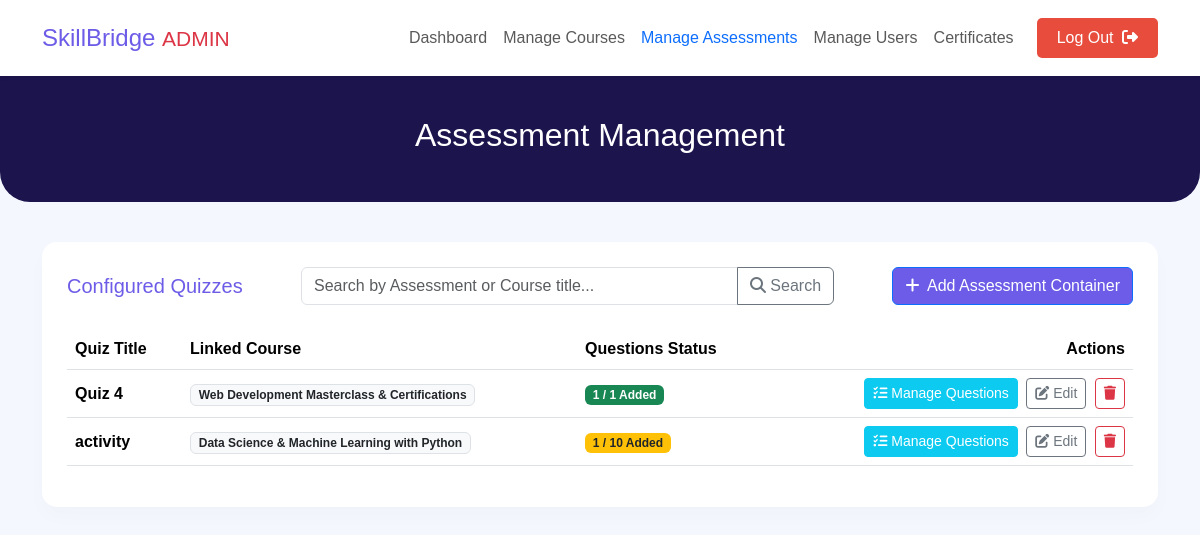
The page /admin/admin-assessments.php (signed in) on the database its author committed.
### tables this page shows
CREATE TABLE `assessments` (
  `id` int(11) NOT NULL,
  `course_id` int(11) NOT NULL,
  `title` varchar(150) NOT NULL,
  `total_questions` int(11) DEFAULT 10,
  `created_at` timestamp NOT NULL DEFAULT current_timestamp()
);

CREATE TABLE `courses` (
  `id` int(11) NOT NULL,
  `title` varchar(150) NOT NULL,
  `lessons` int(11) NOT NULL,
  `category` varchar(50) DEFAULT NULL,
  `created_at` timestamp NOT NULL DEFAULT current_timestamp(),
  `banner_image` varchar(255) DEFAULT NULL
);

### admin/admin-assessments.php (the view, shortened to what this page needs)
<?php
require_once '../db.php';
$search_condition = "";
$assessments_sql = "
    SELECT a.*, c.title AS course_name,
    (SELECT COUNT(id) FROM assessment_questions WHERE assessment_id = a.id) as current_q_count
    FROM assessments a
    JOIN courses c ON a.course_id = c.id
    $search_condition
    ORDER BY a.created_at DESC
";
$assessments = $conn->query($assessments_sql);
?>
<!DOCTYPE html>
<html lang="zxx">
<head>
    <link href="https://cdn.jsdelivr.net/npm/bootstrap@5.3.3/dist/css/bootstrap.min.css" rel="stylesheet">
    <link rel="stylesheet" href="https://cdnjs.cloudflare.com/ajax/libs/font-awesome/6.5.1/css/all.min.css">
</head>
<body>
<header class="header sticky-top shadow-sm">
    <div class="container">
        <nav class="navbar navbar-expand-lg navbar-light p-0">
            <a class="navbar-brand font-weight-bold" href="admin-dashboard.php" style="color:var(--primary-purple); font-size: 24px;">SkillBridge <span class="text-danger small">ADMIN</span></a>
            <div class="collapse navbar-collapse">
                <ul class="navbar-nav ms-auto align-items-center">
                    <li class="nav-item"><a class="nav-link" href="admin-dashboard.php">Dashboard</a></li>
                    <li class="nav-item"><a class="nav-link" href="admin-courses.php">Manage Courses</a></li>
                    <li class="nav-item active"><a class="nav-link text-primary font-weight-bold" href="admin-assessments.php">Manage Assessments</a></li>
                    <li class="nav-item"><a class="nav-link" href="admin-users.php">Manage Users</a></li>
                    <li class="nav-item"><a class="nav-link" href="admin-certificates.php">Certificates</a></li>
                    <li class="nav-item"><a class="nav-link log_out" href="admin-dashboard.php?action=logout">Log Out <i class="fa-solid fa-sign-out-alt ms-1"></i></a></li>
                </ul>
            </div>
        </nav>
    </div>
</header>
<section class="banner-sub text-center"><h2 class="text-white font-weight-bold">Assessment Management</h2></section>
<div class="container pb-5">
    <div class="table-card">
        <div class="d-flex justify-content-between align-items-center mb-4">
            <h5 class="font-weight-bold m-0" style="color: var(--primary-purple);">Configured Quizzes</h5>
            <form method="GET" action="admin-assessments.php" class="d-flex w-50 mx-3">
                <div class="input-group">
                    <input type="text" name="search" class="form-control" placeholder="Search by Assessment or Course title..." value="<?php echo htmlspecialchars(isset($_GET['search']) ? $_GET['search'] : ''); ?>">
                    <button class="btn btn-outline-secondary" type="submit"><i class="fa-solid fa-search"></i> Search</button>
                </div>
            </form>
            <button class="btn btn-primary" style="background-color: var(--primary-purple);" data-bs-toggle="modal" data-bs-target="#addQuizModal">
                <i class="fa-solid fa-plus me-1"></i> Add Assessment Container
            </button>
        </div>
        <div class="table-responsive">
            <table class="table table-hover align-middle">
                <thead><tr><th>Quiz Title</th><th>Linked Course</th><th>Questions Status</th><th class="text-end">Actions</th></tr></thead>
                <tbody>
                    <?php if($assessments->num_rows > 0): ?>
                        <?php while($a = $assessments->fetch_assoc()): ?>
                            <tr>
                                <td><strong><?php echo htmlspecialchars($a['title']); ?></strong></td>
                                <td><span class="badge bg-light text-dark border"><?php echo htmlspecialchars($a['course_name']); ?></span></td>
                                <td>
                                    <span class="badge <?php echo ($a['current_q_count'] >= $a['total_questions']) ? 'bg-success' : 'bg-warning text-dark'; ?>">
                                        <?php echo $a['current_q_count']; ?> / <?php echo $a['total_questions']; ?> Added
                                    </span>
                                </td>
                                <td class="text-end">
                                    <a href="admin-manage-questions.php?id=<?php echo $a['id']; ?>" class="btn btn-sm btn-info text-white me-1"><i class="fa-solid fa-list-check"></i> Manage Questions</a>
                                    <button class="btn btn-sm btn-outline-secondary me-1" data-bs-toggle="modal" data-bs-target="#editQuizModal" onclick="setEditData(<?php echo $a['id']; ?>, '<?php echo addslashes($a['title']); ?>', <?php echo $a['total_questions']; ?>)"><i class="fa-solid fa-edit"></i> Edit</button>
                                    <a href="admin-assessments.php?delete=<?php echo $a['id']; ?>" class="btn btn-sm btn-outline-danger" onclick="return confirm('Delete this assessment entirely?');"><i class="fa-solid fa-trash"></i></a>
                                </td>
                            </tr>
                        <?php endwhile; ?>
                    <?php else: ?>
                        <tr><td colspan="4" class="text-center text-muted">
                            <?php echo (isset($_GET['search']) && !empty($_GET['search'])) ? 'No assessments found matching your search.' : 'No assessments found.'; ?>
                        </td></tr>
                    <?php endif; ?>
                </tbody>
            </table>
        </div>
    </div>
</div>
</body>
</html>

### admin/admin-assessments.php (style rules this page uses)
:root { --primary-purple: #6c5ce7; --dark-bg: #1c144d; --light-bg: #f4f7fe; }
body { font-family: 'Poppins', sans-serif; background-color: var(--light-bg); }
.header { background: white; padding: 15px 0; }
.log_out { background: #e74c3c; color: white !important; border-radius: 5px; padding: 8px 20px !important; margin-left: 15px; }
.banner-sub { background-color: var(--dark-bg); padding: 40px 0; border-bottom-left-radius: 30px; border-bottom-right-radius: 30px; margin-bottom: 40px; }
.table-card { background: white; border-radius: 15px; padding: 25px; box-shadow: 0 10px 20px rgba(0,0,0,0.02); }

### rows shown on the page
assessments: title "Quiz 4", course.title "Web Development Masterclass & Certifications", current_q_count "1", total_questions "1"
assessments: title "activity", course.title "Data Science & Machine Learning with Python", current_q_count "1", total_questions "10"
